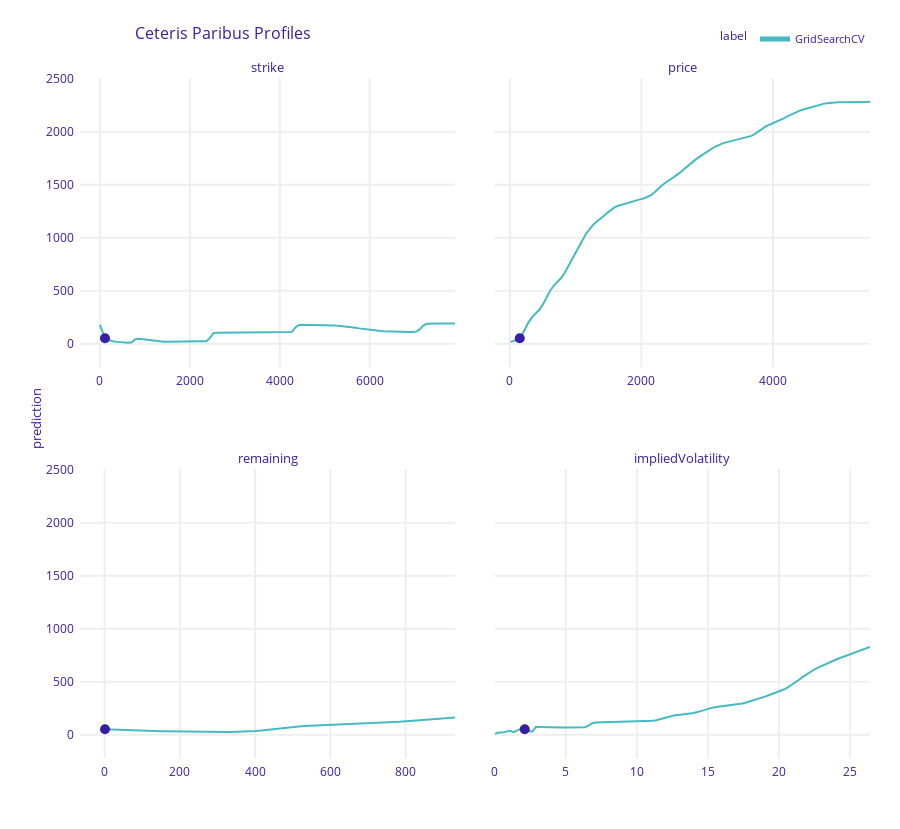

The notebook cell this image was saved under:
### Code cell
cp_prueba.plot(variables=INPUTS_MLP_NUM)
